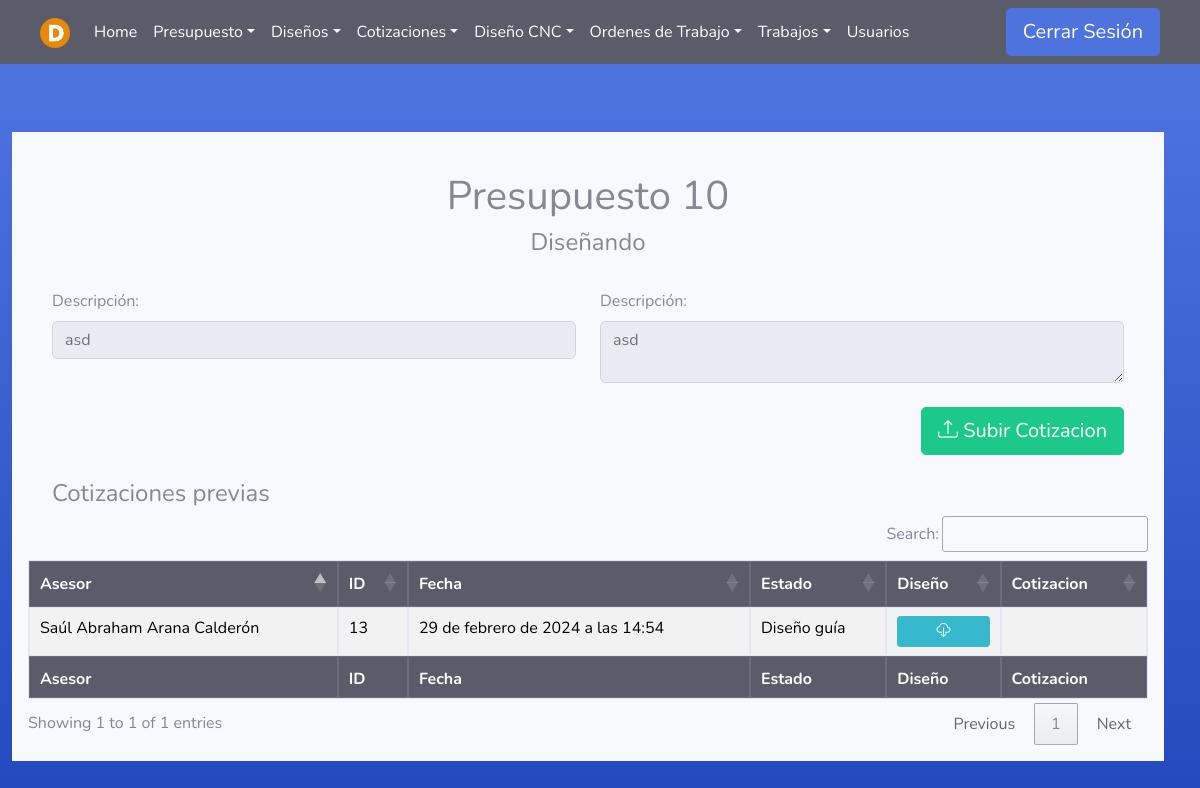
Page /Cotizaciones/Informacion/10/ (signed in) on the earlier database version.
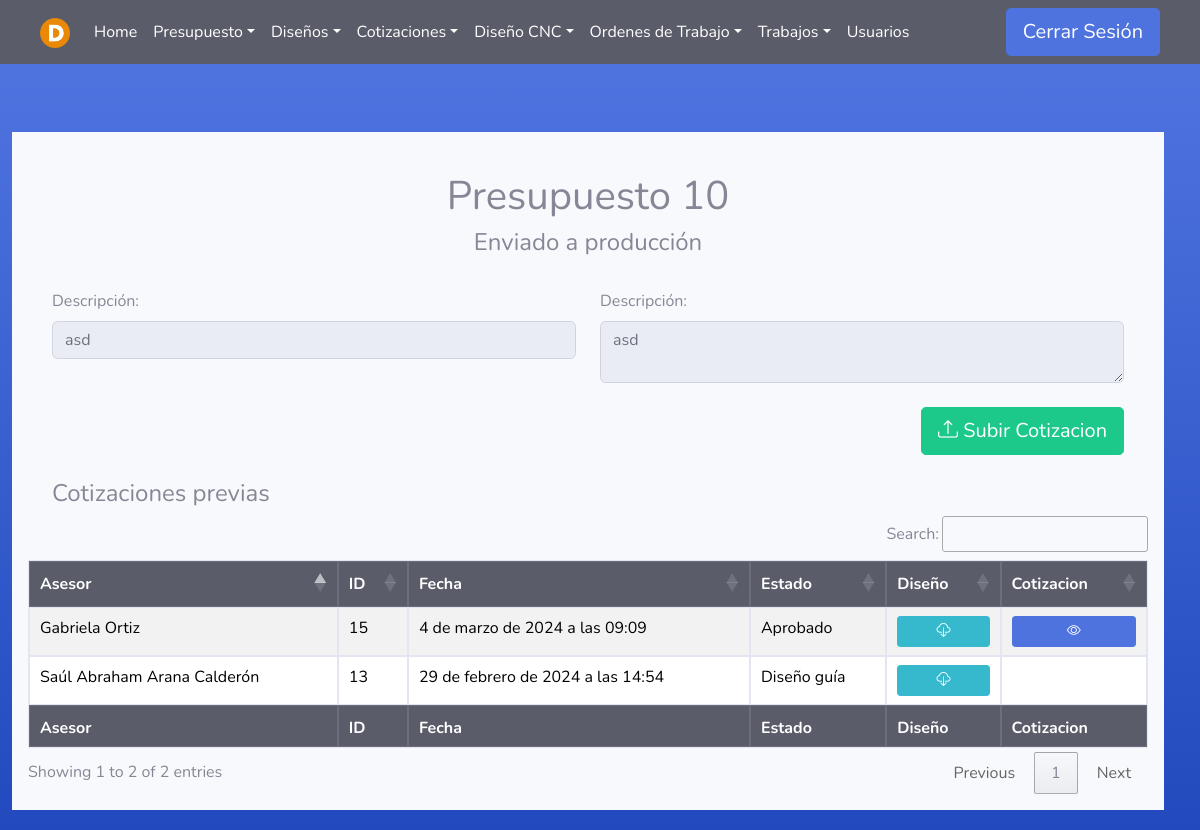
Same page on the later database version.
### Asesores/models.py (models this page shows)
class Presupuesto(models.Model):
    asesor = models.ForeignKey(User, on_delete=models.PROTECT, null=False, blank=False)
    fecha_inicio = models.DateTimeField(null=False, auto_now_add=True, blank=False)
    cliente = models.CharField(max_length=100, null=False, blank=False)
    descripcion = models.TextField(null=False, blank=False)
    estado=models.TextField(null=True, blank=True)
    fecha_fin = models.DateTimeField(null=True, blank=True)

class Diseno(models.Model):
    usuario = models.ForeignKey(User, on_delete=models.PROTECT, null=False, blank=False)
    presupuesto = models.ForeignKey(Presupuesto, on_delete=models.PROTECT, null=False, blank=False)
    fecha = models.DateTimeField(auto_now_add=True)
    estado=models.TextField(null=True, blank=True, default='Diseñando')
    comentario=models.TextField(null=True, blank=True)
    archivo = models.FileField( upload_to='media/disenosPresupuestos/',null=False, blank=False)

### Cotizadores/views.py (the view)
# urls.py: path('Informacion/<pre_id>/', cotizador_views.info_cot , name='Cotizaciones_info'),
@login_required(login_url='index')
def info_cot(request, pre_id):
    user = request.user
    if (user.groups.filter(name='Cotizador').exists() or user.groups.filter(name='Administrador').exists() or user.is_superuser or user.groups.filter(name='Designer').exists()):
        presupuesto = get_object_or_404(Presupuesto, pk=pre_id)
        disenos = Diseno.objects.filter(presupuesto_id=presupuesto)
        cotizaciones = Cotizacion.objects.filter(diseno__presupuesto=presupuesto)
        return render(request, 'Cotizador/Cotizador_info.html', {'presupuesto': presupuesto, 'disenos': disenos, 'cotizaciones': cotizaciones})
    else:
        error = "No tienes permiso para acceder a esta página."
        return render(request, '404.html', {'error': error})

### Templates/Cotizador/Cotizador_info.html (shortened to what this page needs)
{% extends 'tables.html' %}
{% block botones%}
<div class="container-fluid">
    <div class="text-center">
        <br>
        <h1>Presupuesto {{presupuesto.id}}</h1>
        <h4>{{presupuesto.estado}}</h4>
    </div>
    <br>
    <div class="row">
        <div class="col-md-6">
            <label for="cliente">Descripción:</label>
            <input type="text" class="form-control form-control-user" name="cliente" id="cliente" readonly
                value="{{presupuesto.cliente}}">
        </div>
        <div class="col-md-6">
            <label for="presupuesto_desc">Descripción:</label>
            <textarea class="form-control form-control-user" readonly
                name="presupuesto_desc">{{ presupuesto.descripcion }}</textarea>
        </div>
    </div>
    <br>
    <div class="row justify-content-end">
        <div class="col-md-12 col-lg-6 text-right">
            <a class="btn btn-success btn-lg"
                href="/Cotizaciones/SubirArchivo/Nueva_Cotizacion/{{presupuesto.id}}"><i class="bi bi-upload"></i> Subir Cotizacion</a>
        </div>
    </div>
    <br>
    <div class="row">
        <div class="col">
            <h4>Cotizaciones previas</h4>
        </div>
    </div>
</div>
{% endblock %}
{% load static %}
{% block head %}
{% if user.is_superuser or user.groups.all.0.name == "Administrador" %}
<th>Asesor</th>
{% endif %}
<th>ID</th>
<th>Fecha</th>
<th>Estado</th>
<th>Diseño</th>
<th>Cotizacion</th>
{% endblock %}
{% block tbody %}
{% for diseno in disenos %}
<tr>
    {% if user.is_superuser or user.groups.all.0.name == "Administrador" %}
    {% if diseno.usuario.first_name and diseno.usuario.last_name %}
    <td>{{ diseno.usuario.first_name}} {{ diseno.usuario.last_name}}</td>
    {% else %}
    <td>{{ diseno.usuario.username}}</td>
    {% endif %}
    {% endif %}
    <td>{{ diseno.id }}</td>
    <td>{{ diseno.fecha }}</td>
    <td>{{ diseno.estado }}</td>
    <td>
        <div>
            <a class="btn btn-info btn-sm btn-block" href="{% url 'descargar_archivo_Cotizacion' id=diseno.id %}" download>
                <i class="bi bi-cloud-download"></i>
            </a>
        </div>
    </td>
    <td>
        {% if diseno.estado != 'Rechazado' and diseno.estado != 'Diseño guía' %}
            <a class="btn btn-primary btn-sm btn-block" href="/Presupuesto/Informacion/Diseno/{{diseno.id}}/">
                <i class="bi bi-eye"></i>
            </a>
        {% endif %}
    </td>
</tr>
{% endfor %}
{% endblock %}
{% block footer %}
{% if user.is_superuser or user.groups.all.0.name == "Administrador" %}
<th>Asesor</th>
{% endif %}
<th>ID</th>
<th>Fecha</th>
<th>Estado</th>
<th>Diseño</th>
<th>Cotizacion</th>
{% endblock %}

Differences in the rows shown:
changed Presupuesto "asd": estado "Diseñando" → "Enviado a producción"
added Diseno: usuario.first_name "Gabriela", usuario.last_name "Ortiz", id "15", fecha "4 de marzo de 2024 a las 09:09", estado "Aprobado"
Other differences:
text written by a page script: "Search: Showing 1 to 1 of 1 entries Previous 1 Next" → "Search: Showing 1 to 2 of 2 entries Previous 1 Next"
